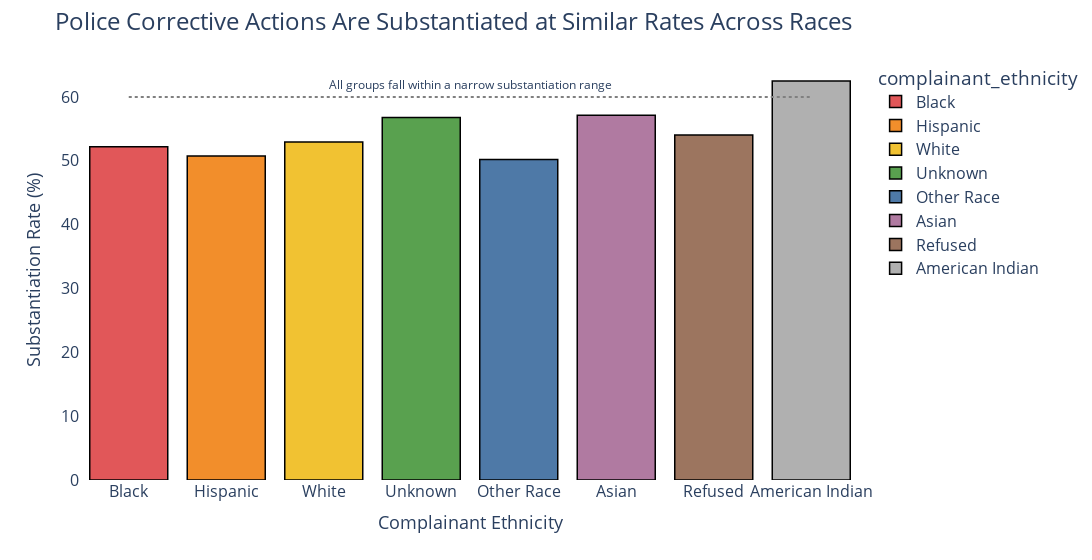

Notebook source saved alongside this figure:
### Code cell
fig3.add_shape(
    type="line",
    x0=0, x1=7,  # spans all bars
    y0=60, y1=60,
    line=dict(color="gray", dash="dot")
)

fig3.add_annotation(
    x=3.5, y=62,
    text="All groups fall within a narrow substantiation range",
    showarrow=False,
    font=dict(size=12)
)

### Figure 1 — Plotly figure (JSON) as saved in the notebook; plotly's stock layout.template omitted (floating-point values rounded to 4 significant figures)
{"data": [{"alignmentgroup": "True", "hovertemplate": "complainant_ethnicity=%{x}<br>% Substantiated=%{y}<extra></extra>", "legendgroup": "Black", "marker": {"color": "#E15759", "line": {"color": "black", "width": 1.5}, "pattern": {"shape": ""}}, "name": "Black", "offsetgroup": "Black", "orientation": "v", "showlegend": true, "textposition": "auto", "type": "bar", "x": ["Black"], "xaxis": "x", "y": [52.19], "yaxis": "y"}, {"alignmentgroup": "True", "hovertemplate": "complainant_ethnicity=%{x}<br>% Substantiated=%{y}<extra></extra>", "legendgroup": "Hispanic", "marker": {"color": "#F28E2B", "line": {"color": "black", "width": 1.5}, "pattern": {"shape": ""}}, "name": "Hispanic", "offsetgroup": "Hispanic", "orientation": "v", "showlegend": true, "textposition": "auto", "type": "bar", "x": ["Hispanic"], "xaxis": "x", "y": [50.76], "yaxis": "y"}, {"alignmentgroup": "True", "hovertemplate": "complainant_ethnicity=%{x}<br>% Substantiated=%{y}<extra></extra>", "legendgroup": "White", "marker": {"color": "#F1C232", "line": {"color": "black", "width": 1.5}, "pattern": {"shape": ""}}, "name": "White", "offsetgroup": "White", "orientation": "v", "showlegend": true, "textposition": "auto", "type": "bar", "x": ["White"], "xaxis": "x", "y": [52.96], "yaxis": "y"}, {"alignmentgroup": "True", "hovertemplate": "complainant_ethnicity=%{x}<br>% Substantiated=%{y}<extra></extra>", "legendgroup": "Unknown", "marker": {"color": "#59A14F", "line": {"color": "black", "width": 1.5}, "pattern": {"shape": ""}}, "name": "Unknown", "offsetgroup": "Unknown", "orientation": "v", "showlegend": true, "textposition": "auto", "type": "bar", "x": ["Unknown"], "xaxis": "x", "y": [56.77], "yaxis": "y"}, {"alignmentgroup": "True", "hovertemplate": "complainant_ethnicity=%{x}<br>% Substantiated=%{y}<extra></extra>", "legendgroup": "Other Race", "marker": {"color": "#4E79A7", "line": {"color": "black", "width": 1.5}, "pattern": {"shape": ""}}, "name": "Other Race", "offsetgroup": "Other Race", "orientation": "v", "showlegend": true, "textposition": "auto", "type": "bar", "x": ["Other Race"], "xaxis": "x", "y": [50.22], "yaxis": "y"}, {"alignmentgroup": "True", "hovertemplate": "complainant_ethnicity=%{x}<br>% Substantiated=%{y}<extra></extra>", "legendgroup": "Asian", "marker": {"color": "#B07AA1", "line": {"color": "black", "width": 1.5}, "pattern": {"shape": ""}}, "name": "Asian", "offsetgroup": "Asian", "orientation": "v", "showlegend": true, "textposition": "auto", "type": "bar", "x": ["Asian"], "xaxis": "x", "y": [57.14], "yaxis": "y"}, {"alignmentgroup": "True", "hovertemplate": "complainant_ethnicity=%{x}<br>% Substantiated=%{y}<extra></extra>", "legendgroup": "Refused", "marker": {"color": "#9C755F", "line": {"color": "black", "width": 1.5}, "pattern": {"shape": ""}}, "name": "Refused", "offsetgroup": "Refused", "orientation": "v", "showlegend": true, "textposition": "auto", "type": "bar", "x": ["Refused"], "xaxis": "x", "y": [54.05], "yaxis": "y"}, {"alignmentgroup": "True", "hovertemplate": "complainant_ethnicity=%{x}<br>% Substantiated=%{y}<extra></extra>", "legendgroup": "American Indian", "marker": {"color": "#B0B0B0", "line": {"color": "black", "width": 1.5}, "pattern": {"shape": ""}}, "name": "American Indian", "offsetgroup": "American Indian", "orientation": "v", "showlegend": true, "textposition": "auto", "type": "bar", "x": ["American Indian"], "xaxis": "x", "y": [62.5], "yaxis": "y"}], "layout": {"annotations": [{"font": {"size": 12}, "showarrow": false, "text": "All groups fall within a narrow substantiation range", "x": 3.5, "y": 62}], "barmode": "relative", "font": {"size": 16}, "legend": {"title": {"text": "complainant_ethnicity"}, "tracegroupgap": 0}, "margin": {"t": 60}, "plot_bgcolor": "white", "shapes": [{"line": {"color": "gray", "dash": "dot"}, "type": "line", "x0": 0, "x1": 7, "y0": 60, "y1": 60}], "title": {"font": {"size": 24}, "text": "Police Corrective Actions Are Substantiated at Similar Rates Across Races"}, "width": 1200, "xaxis": {"anchor": "y", "categoryarray": ["Black", "Hispanic", "White", "Unknown", "Other Race", "Asian", "Refused", "American Indian"], "categoryorder": "array", "domain": [0, 1], "title": {"font": {"size": 18}, "text": "Complainant Ethnicity"}}, "yaxis": {"anchor": "x", "domain": [0, 1], "title": {"font": {"size": 18}, "text": "Substantiation Rate (%)"}}}}
